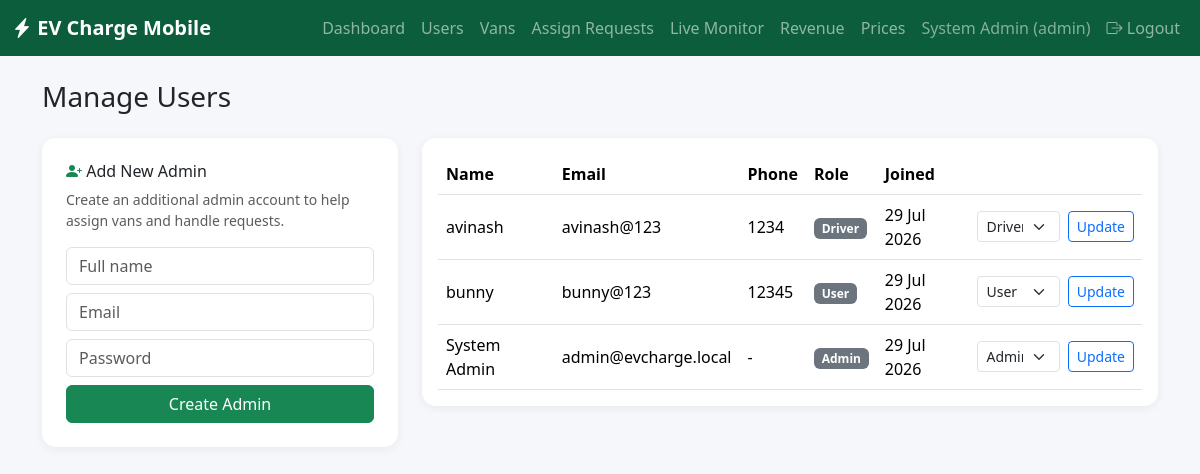
Page /admin/users (signed in) on the committed database.
### app/models.py (models this page shows, shortened)
class User(UserMixin, db.Model):
    __tablename__ = "users"
    id = db.Column(db.Integer, primary_key=True)
    name = db.Column(db.String(120), nullable=False)
    email = db.Column(db.String(120), unique=True, nullable=False, index=True)
    phone = db.Column(db.String(20))
    password_hash = db.Column(db.String(255), nullable=False)
    role = db.Column(db.String(20), nullable=False, default="user")  # user | admin | driver
    created_at = db.Column(db.DateTime, default=datetime.utcnow)
    requests = db.relationship("ChargingRequest", backref="customer", lazy=True,
                                foreign_keys="ChargingRequest.user_id")
    van = db.relationship("ChargingVan", backref="driver", uselist=False,
                           foreign_keys="ChargingVan.driver_id")
    notifications = db.relationship("Notification", backref="user", lazy=True)

### app/admin/routes.py (the view)
@admin_bp.route("/users")
@roles_required("admin")
def manage_users():
    users = User.query.order_by(User.created_at.desc()).all()
    return render_template("admin/users.html", users=users)

### app/admin/routes.py (called while the page is built)
@admin_bp.before_request
@login_required
def _guard():
    pass

### app/models.py (called while the page is built)
@login_manager.user_loader
def load_user(user_id):
    return User.query.get(int(user_id))

### app/utils.py (called while the page is built)
def roles_required(*roles):
    def decorator(fn):
        @wraps(fn)
        def wrapped(*args, **kwargs):
            if not current_user.is_authenticated or current_user.role not in roles:
                abort(403)
            return fn(*args, **kwargs)
        return wrapped
    return decorator

### app/templates/admin/users.html (shortened to what this page needs)
{% extends "base.html" %}
{% block content %}
<h3 class="mb-4">Manage Users</h3>
<div class="row">
  <div class="col-md-4">
    <div class="card p-4 mb-3">
      <h6><i class="bi bi-person-plus-fill text-success"></i> Add New Admin</h6>
      <p class="text-muted small">Create an additional admin account to help assign vans and handle requests.</p>
      <form method="POST" action="{{ url_for('admin.add_admin') }}">
        <div class="mb-2">
          <input type="text" name="name" class="form-control" placeholder="Full name" required>
        </div>
        <div class="mb-2">
          <input type="email" name="email" class="form-control" placeholder="Email" required>
        </div>
        <div class="mb-2">
          <input type="password" name="password" class="form-control" placeholder="Password" required>
        </div>
        <button class="btn btn-success w-100" type="submit">Create Admin</button>
      </form>
    </div>
  </div>
  <div class="col-md-8">
    <div class="card p-3">
      <table class="table table-hover align-middle mb-0">
        <thead><tr><th>Name</th><th>Email</th><th>Phone</th><th>Role</th><th>Joined</th><th></th></tr></thead>
        <tbody>
          {% for u in users %}
          <tr>
            <td>{{ u.name }}</td>
            <td>{{ u.email }}</td>
            <td>{{ u.phone or '-' }}</td>
            <td><span class="badge bg-secondary badge-status">{{ u.role }}</span></td>
            <td>{{ u.created_at.strftime('%d %b %Y') }}</td>
            <td>
              <form method="POST" action="{{ url_for('admin.set_role', user_id=u.id) }}" class="d-flex gap-2">
                <select name="role" class="form-select form-select-sm">
                  <option value="user" {% if u.role=='user' %}selected{% endif %}>User</option>
                  <option value="driver" {% if u.role=='driver' %}selected{% endif %}>Driver</option>
                  <option value="admin" {% if u.role=='admin' %}selected{% endif %}>Admin</option>
                </select>
                <button class="btn btn-sm btn-outline-primary">Update</button>
              </form>
            </td>
          </tr>
          {% endfor %}
        </tbody>
      </table>
    </div>
  </div>
</div>
{% endblock %}

### app/templates/base.html (shortened to what this page needs)
<!DOCTYPE html>
<html lang="en">
<head>
  <link href="https://cdn.jsdelivr.net/npm/bootstrap@5.3.3/dist/css/bootstrap.min.css" rel="stylesheet">
  <link href="https://cdn.jsdelivr.net/npm/bootstrap-icons@1.11.3/font/bootstrap-icons.css" rel="stylesheet">
  <link href="https://unpkg.com/leaflet@1.9.4/dist/leaflet.css" rel="stylesheet">
  <link href="{{ url_for('static', filename='css/style.css') }}" rel="stylesheet">
</head>
<body>
  <nav class="navbar navbar-expand-lg navbar-dark" style="background-color:#0b5d3b;">
    <div class="container-fluid">
      <a class="navbar-brand fw-bold" href="{{ url_for('index') }}"><i class="bi bi-lightning-charge-fill"></i> EV Charge Mobile</a>
      <div class="collapse navbar-collapse" id="nav">
        <ul class="navbar-nav ms-auto">
          {% if current_user.is_authenticated %}
            {% if current_user.role == 'user' %}
              <li class="nav-item"><a class="nav-link" href="{{ url_for('user.dashboard') }}">Dashboard</a></li>
              <li class="nav-item"><a class="nav-link" href="{{ url_for('user.request_charging') }}">Request Charging</a></li>
              <li class="nav-item"><a class="nav-link" href="{{ url_for('user.history') }}">Booking History</a></li>
              <li class="nav-item"><a class="nav-link" href="{{ url_for('user.notifications') }}"><i class="bi bi-bell"></i></a></li>
            {% elif current_user.role == 'admin' %}
              <li class="nav-item"><a class="nav-link" href="{{ url_for('admin.dashboard') }}">Dashboard</a></li>
              <li class="nav-item"><a class="nav-link" href="{{ url_for('admin.manage_users') }}">Users</a></li>
              <li class="nav-item"><a class="nav-link" href="{{ url_for('admin.manage_vans') }}">Vans</a></li>
              <li class="nav-item"><a class="nav-link" href="{{ url_for('admin.manage_requests') }}">Assign Requests</a></li>
              <li class="nav-item"><a class="nav-link" href="{{ url_for('admin.monitor') }}">Live Monitor</a></li>
              <li class="nav-item"><a class="nav-link" href="{{ url_for('admin.revenue') }}">Revenue</a></li>
              <li class="nav-item"><a class="nav-link" href="{{ url_for('admin.manage_prices') }}">Prices</a></li>
            {% elif current_user.role == 'driver' %}
              <li class="nav-item"><a class="nav-link" href="{{ url_for('driver.dashboard') }}">Dashboard</a></li>
              <li class="nav-item"><a class="nav-link" href="{{ url_for('driver.my_requests') }}">My Requests</a></li>
            {% endif %}
            <li class="nav-item"><span class="nav-link text-white-50">{{ current_user.name }} ({{ current_user.role }})</span></li>
            <li class="nav-item"><a class="nav-link" href="{{ url_for('auth.logout') }}"><i class="bi bi-box-arrow-right"></i> Logout</a></li>
          {% else %}
            <li class="nav-item"><a class="nav-link" href="{{ url_for('auth.login') }}">Login</a></li>
            <li class="nav-item"><a class="nav-link" href="{{ url_for('auth.register') }}">Register</a></li>
          {% endif %}
        </ul>
      </div>
    </div>
  </nav>
  <div class="container mt-4 mb-5">
    {% block content %}{% endblock %}
  </div>
</body>
</html>

### app/static/css/style.css (style rules this page uses)
body { background-color: #f5f7fa; }
.card { border: none; border-radius: 14px; box-shadow: 0 2px 10px rgba(0, 0, 0, 0.06); }
.badge-status { text-transform: capitalize; }

### rows in the picture
User: name "System Admin", role "admin", email "admin@evcharge.local", phone "-", role "Admin", created_at "29 Jul 2026"
User: name "avinash", email "avinash@123", phone "1234", role "Driver", created_at "29 Jul 2026"
User: name "bunny", email "bunny@123", phone "12345", role "User", created_at "29 Jul 2026"
